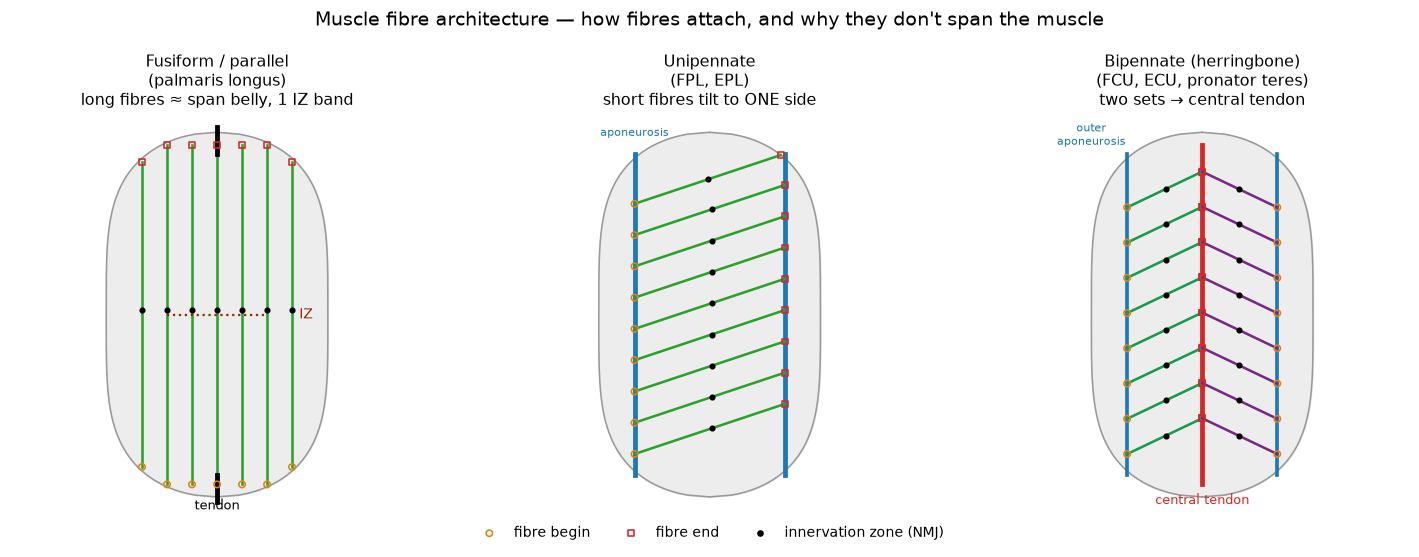

Reproduce this figure in Python.
import numpy as np, matplotlib; matplotlib.use("Agg"); import matplotlib.pyplot as plt
fig,ax=plt.subplots(1,3,figsize=(13,4.4))
for a in ax: a.set_xlim(-1.15,1.15); a.set_ylim(-1.12,1.12); a.set_aspect("equal"); a.axis("off")
W=0.62
def bound(y): return W*np.sqrt(np.clip(1-(np.abs(y)/1.02)**4,0,1))   # flat-ish spindle
def belly(a):
    y=np.linspace(-1.02,1.02,200); x=bound(y)
    a.fill_betweenx(y,-x,x,color="0.93",zorder=0); a.plot(x,y,"0.6",lw=1); a.plot(-x,y,"0.6",lw=1)
def fibre(a,x0,y0,x1,y1,color,lw=1.6,marks=True):
    # sample the straight fibre, clip inside the belly so nothing pokes out
    t=np.linspace(0,1,40); xs=x0+t*(x1-x0); ys=y0+t*(y1-y0); b=bound(ys)
    m=np.abs(xs)<=b+1e-3
    xs,ys=xs[m],ys[m]
    if len(xs)<2: return
    a.plot(xs,ys,color=color,lw=lw,zorder=2)
    if marks:
        a.scatter([xs[0]],[ys[0]],s=16,facecolors="none",edgecolors="#e08214",lw=1.0,zorder=5)   # begin
        a.scatter([xs[-1]],[ys[-1]],s=13,marker="s",facecolors="none",edgecolors="#d62728",lw=1.0,zorder=5)  # end
        i=len(xs)//2; a.scatter([xs[i]],[ys[i]],s=8,c="k",zorder=6)                                # NMJ / IZ

# 1. Fusiform / parallel
belly(ax[0])
for xo in np.linspace(-0.42,0.42,7): fibre(ax[0],xo,-0.95,xo,0.95,"#2ca02c")
ax[0].plot([0,0],[-1.05,-0.9],"k",lw=3); ax[0].plot([0,0],[0.9,1.05],"k",lw=3)
ax[0].plot([-0.28,0.28],[0,0],color="#8c2d04",lw=1.4,ls=":"); ax[0].text(0.46,0,"IZ",color="#8c2d04",fontsize=9,va="center")
ax[0].text(0,-1.09,"tendon",ha="center",fontsize=8)
ax[0].set_title("Fusiform / parallel\n(palmaris longus)\nlong fibres ≈ span belly, 1 IZ band",fontsize=10)

# 2. Unipennate — one aponeurosis, fibres tilt to it
belly(ax[1])
ax[1].plot([-0.42,-0.42],[-0.9,0.9],color="#1f77b4",lw=3)   # origin aponeurosis (left)
ax[1].plot([ 0.42, 0.42],[-0.9,0.9],color="#1f77b4",lw=3)   # insertion aponeurosis (right)
for y0 in np.linspace(-0.78,0.62,9): fibre(ax[1],-0.42,y0,0.42,y0+0.28,"#2ca02c")
ax[1].text(-0.42,1.0,"aponeurosis",fontsize=7,color="#1f77b4",ha="center")
ax[1].set_title("Unipennate\n(FPL, EPL)\nshort fibres tilt to ONE side",fontsize=10)

# 3. Bipennate — central tendon, two sets converge on it
belly(ax[2])
ax[2].plot([0,0],[-0.95,0.95],color="#d62728",lw=3)          # central tendon
ax[2].plot([-0.42,-0.42],[-0.9,0.9],color="#1f77b4",lw=2.3)  # outer aponeuroses
ax[2].plot([ 0.42, 0.42],[-0.9,0.9],color="#1f77b4",lw=2.3)
for y0 in np.linspace(-0.78,0.6,8):
    fibre(ax[2],-0.42,y0,0,y0+0.20,"#1a9850")               # left set -> central tendon
    fibre(ax[2], 0.42,y0,0,y0+0.20,"#762a83")               # right set -> central tendon
ax[2].text(0,-1.06,"central tendon",ha="center",fontsize=8,color="#d62728")
ax[2].text(-0.62,0.95,"outer\naponeurosis",fontsize=7,color="#1f77b4",ha="center")
ax[2].set_title("Bipennate (herringbone)\n(FCU, ECU, pronator teres)\ntwo sets → central tendon",fontsize=10)

ax[0].scatter([],[],s=16,facecolors="none",edgecolors="#e08214",lw=1.0,label="fibre begin")
ax[0].scatter([],[],s=13,marker="s",facecolors="none",edgecolors="#d62728",lw=1.0,label="fibre end")
ax[0].scatter([],[],s=10,c="k",label="innervation zone (NMJ)")
fig.legend(*ax[0].get_legend_handles_labels(),loc="lower center",ncol=3,fontsize=8.5,frameon=False,bbox_to_anchor=(0.5,-0.04))
fig.suptitle("Muscle fibre architecture — how fibres attach, and why they don't span the muscle",fontsize=12,y=1.03)
plt.tight_layout(); plt.savefig("schematic.png",dpi=115,bbox_inches="tight"); print("saved")
